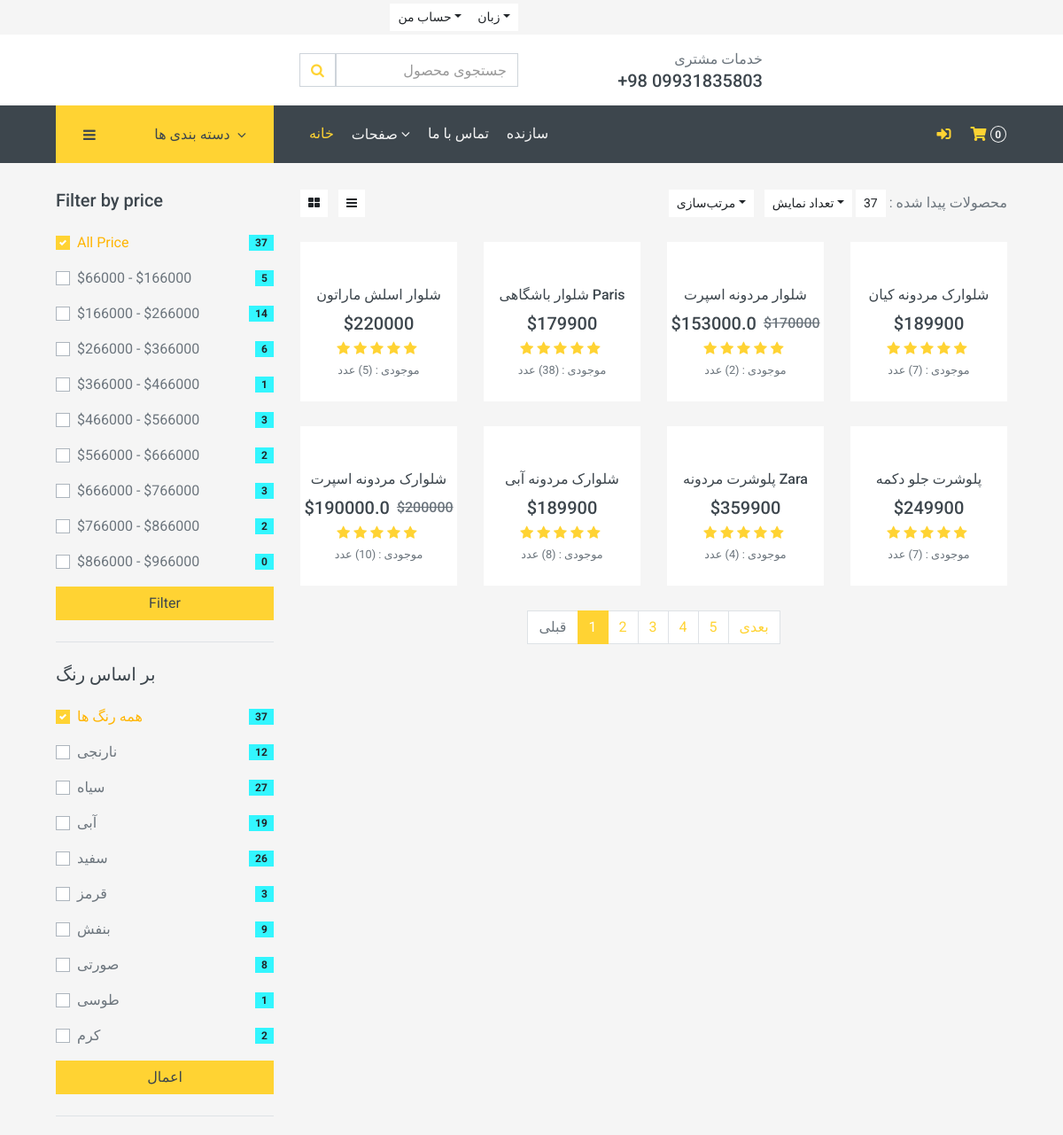
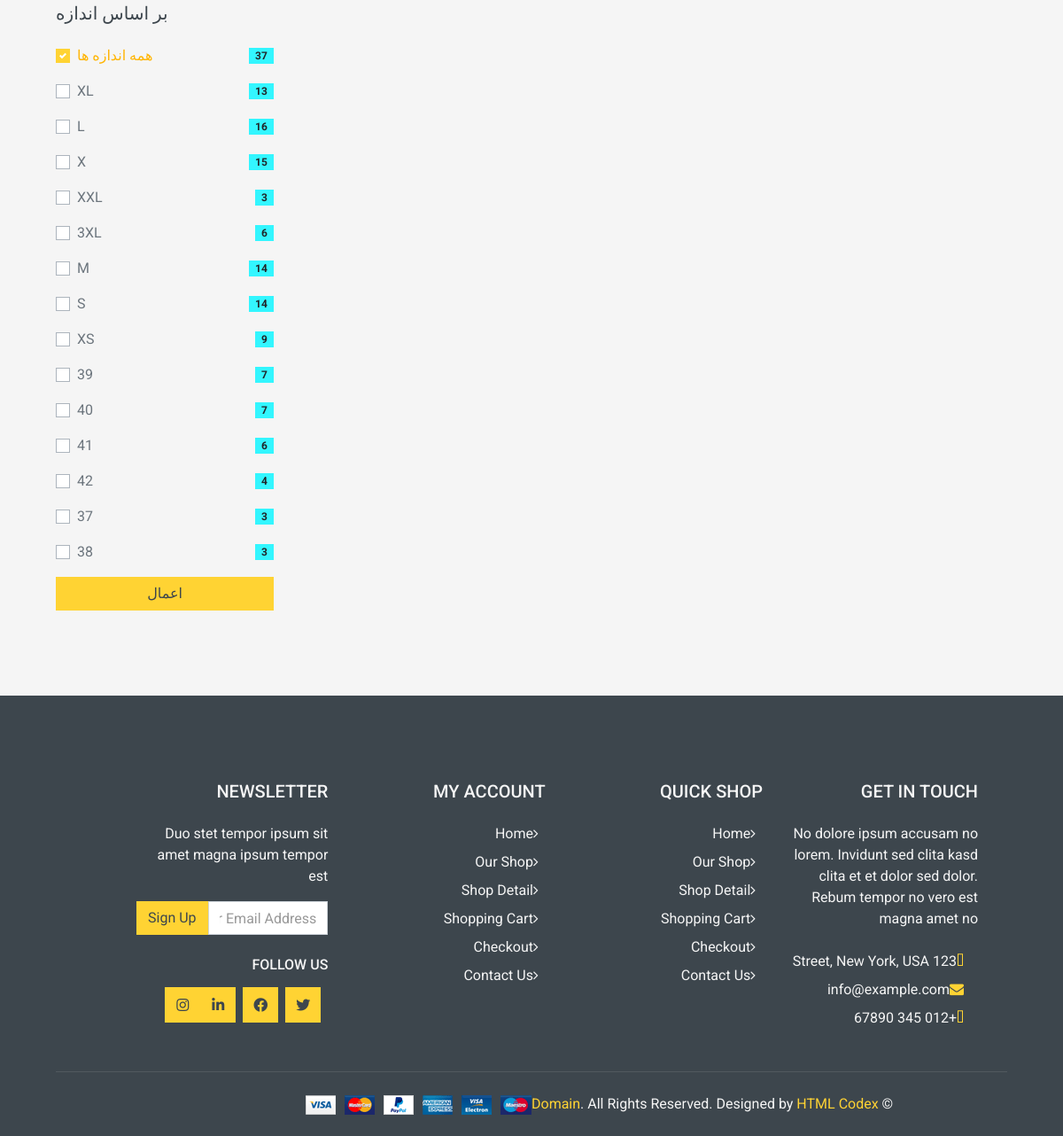
/store/, run on the app's committed database (2 pictures, top to bottom).
### store/models.py (models this page shows, shortened)
class Variation(models.Model):
    variation_category = models.CharField(
        _("تنوع دسته بندی"), max_length=120, choices=variation_category_choice)
    variation_value = models.CharField(_("مقدار تنوع"), max_length=120)
    is_active = models.BooleanField(_("فعال است؟"), default=True)
    create_date = models.DateTimeField(
        _("زمان ایجاد"), auto_now=True, auto_now_add=False)
    class Meta:
        verbose_name = ("واریانت")
        verbose_name_plural = ("واریانت ها")

class Product(models.Model):
    title = models.CharField(max_length=50, unique=True)
    slug = models.SlugField(max_length=50, unique=True)
    concise = models.TextField(max_length=500, blank=True)
    description = models.TextField(blank=True,)
    variation = models.ManyToManyField(
        Variation, related_name='variation_products')
    price = models.IntegerField(default=0)
    image = models.ImageField(upload_to='images/product_images',
                              height_field=None,
                              width_field=None,
                              max_length=None)
    stock = models.IntegerField()
    is_available = models.BooleanField(default=False)
    category = models.ForeignKey(
        Category, verbose_name='دسته بندی', on_delete=models.CASCADE, related_name='category_products')
    created_date = models.DateField(auto_now=False, auto_now_add=True)
    modified_date = models.DateTimeField(auto_now=True, auto_now_add=False)
    discount = models.IntegerField(default=0,)
    @property
    def discount_price(self):
        return self.price * (1-(self.discount / 100))
    def get_url(self):
        return reverse('products_detail', args=[self.category.slug, self.slug])
    class Meta:
        verbose_name = ("محصول")
        verbose_name_plural = ("محصولات")

### store/views.py (the view)
# urls.py: path('', StoreView.as_view(), name='store'),
class StoreView(ListView):
    model = Product
    template_name = 'store/store.html'
    context_object_name = 'products'
    paginate_by = 8
    def get_paginate_by(self, queryset):
        page_size = self.request.GET.get('page_size', 8)
        try:
            page_size = int(page_size)
        except ValueError:
            page_size = 8
        return page_size
    def get_queryset(self):
        queryset = super().get_queryset().filter(is_available=True)
        active_variations = Variation.objects.filter(is_active=True)
        self.all_variations = active_variations
        sort_option = self.request.GET.get('sort')
        if sort_option == 'latest':
            queryset = queryset.order_by('-created_date')
        elif sort_option == 'min_price':
            queryset = queryset.order_by('price')
        elif sort_option == 'max_price':
            queryset = queryset.order_by('-price')
        elif sort_option == 'most_discount':
            queryset = queryset.order_by('-discount')
        category_slug = self.kwargs.get('category_slug')
        if category_slug:
            main_category = Category.objects.get(slug=category_slug)
            related_categories = main_category.get_all_subcategories()
            all_category_ids = [cat.id for cat in related_categories]
            queryset = queryset.filter(category__id__in=all_category_ids)
        products_with_prices = queryset.exclude(price__isnull=True)
        min_price = products_with_prices.aggregate(
            min_price=Min('price'))['min_price'] or 0
        max_price = products_with_prices.aggregate(
            max_price=Max('price'))['max_price'] or 0
        self.min_price = min_price
        self.max_price = max_price
        price_ranges = []
        price_step = 100000
        current_min = min_price
        current_max = min_price + price_step
        while current_max <= max_price:
            price_range = f'${current_min:.0f} - ${current_max:.0f}'
            products_in_range = products_with_prices.filter(
                price__gte=current_min, price__lt=current_max)
            product_count = products_in_range.count()
            price_ranges.append((price_range, product_count))
            current_min += price_step
            current_max += price_step
        self.price_ranges = price_ranges
        selected_sizes = self.request.GET.getlist('size')
        if selected_sizes:
            queryset = queryset.filter(
                variation__variation_value__in=selected_sizes, variation__variation_category='size')
        selected_colors = self.request.GET.getlist('color')
        if selected_colors:
            queryset = queryset.filter(
                variation__variation_value__in=selected_colors, variation__variation_category='color')
        return queryset
    def get_context_data(self, **kwargs):
        context = super().get_context_data(**kwargs)
        queryset = self.get_queryset()
        context['product_count'] = self.get_queryset().count()
        selected_colors = self.request.GET.getlist('color')
        all_colors = Variation.objects.filter(variation_category='color', is_active=True).values_list(
            'variation_value', flat=True).distinct()
        context['all_colors'] = all_colors
        context['selected_colors'] = selected_colors
        context['color_product_counts'] = {color: queryset.filter(
            variation__variation_value=color, variation__variation_category='color').count() for color in all_colors}
        selected_sizes = self.request.GET.getlist('size')
        all_sizes = Variation.objects.filter(variation_category='size', is_active=True).values_list(
            'variation_value', flat=True).distinct()
        context['all_sizes'] = all_sizes
        context['selected_sizes'] = selected_sizes
        context['size_product_counts'] = {size: queryset.filter(
            variation__variation_value=size, variation__variation_category='size').count() for size in all_sizes}
        color_product_counts = {color: self.get_queryset().filter(
            variation__variation_value=color, variation__variation_category='color').count() for color in all_colors}
        context['color_product_counts'] = color_product_counts
        size_product_counts = {size: self.get_queryset().filter(
            variation__variation_value=size, variation__variation_category='size').count() for size in all_sizes}
        context['size_product_counts'] = size_product_counts
        context['all_colors'] = Variation.objects.filter(
            variation_category='color', is_active=True).values_list('variation_value', flat=True).distinct()
        context['all_sizes'] = Variation.objects.filter(
            variation_category='size', is_active=True).values_list('variation_value', flat=True).distinct()
        context['color_product_counts'] = {color: self.get_queryset().filter(
            variation__variation_value=color, variation__variation_category='color').count() for color in context['all_colors']}
        context['size_product_counts'] = {size: self.get_queryset().filter(
            variation__variation_value=size, variation__variation_category='size').count() for size in context['all_sizes']}
        context['price_ranges'] = self.price_ranges
        context['selected_price_range'] = self.request.GET.getlist('price')
        context['sort'] = self.request.GET.get('sort')
        context['page_size'] = self.get_paginate_by(self.get_queryset())
        return context

### templates/store/store.html (shortened to what this page needs)
{% extends "base.html" %}
{% load static %}
{% load custom_tags %}
{% block main %}
    <div class="container-fluid">
        <div class="row px-xl-5">
                <div class="col-lg-3 col-md-4">
                    <div class="border-bottom mb-4 pb-4">
                        <h5 class="font-weight-semi-bold mb-4">Filter by price</h5>
                        <form method="get" action="{% url 'store' %}">
                            <div class="custom-control custom-checkbox d-flex align-items-center mb-3">
                                <label class="custom-control-label" for="price-all">All Price</label>
                                <span class="badge badge-primary badge-pill ml-auto">{{ product_count }}</span>
                            </div>
                            {% for price_range, count in price_ranges %}
                            <div class="custom-control custom-checkbox d-flex align-items-center mb-3">
                                <label class="custom-control-label" for="price-{{ forloop.counter }}">{{ price_range }}</label>
                                <span class="badge badge-primary badge-pill ml-auto">{{ count }}</span>
                            </div>
                            {% endfor %}
                            <button type="submit" class="btn btn-primary btn-block">Filter</button>
                        </form>
                    </div>
                    <div class="border-bottom mb-4 pb-4">
                        <h5 class="font-weight-semi-bold mb-4">بر اساس رنگ</h5>
                        <form method="get" action="{% url 'store' %}">
                            <div class="custom-control custom-checkbox d-flex align-items-center mb-3">
                                <label class="custom-control-label" for="color-all">همه رنگ ها</label>
                                <span class="badge badge-primary badge-pill ml-auto">{{ product_count }}</span>
                            </div>
                            {% for color in all_colors %}
                            <div class="custom-control custom-checkbox d-flex align-items-center mb-3">
                                <label class="custom-control-label" for="color-{{ color }}">{{ color }}</label>
                                <span class="badge badge-primary badge-pill ml-auto">{{ color_product_counts|get_item:color }}</span>
                            </div>
                            {% endfor %}
                            <button type="submit" class="btn btn-primary btn-block">اعمال</button>
                        </form>
                    </div>
                    <div class="mb-4 pb-4">
                        <h5 class="font-weight-semi-bold mb-4">بر اساس اندازه</h5>
                        <form method="get" action="{% url 'store' %}">
                            <div class="custom-control custom-checkbox d-flex align-items-center mb-3">
                                <label class="custom-control-label" for="size-all">همه اندازه ها</label>
                                <span class="badge badge-primary badge-pill ml-auto">{{ product_count }}</span>
                            </div>
                            {% for size in all_sizes %}
                            <div class="custom-control custom-checkbox d-flex align-items-center mb-3">
                                <label class="custom-control-label" for="size-{{ size }}">{{ size }}</label>
                                <span class="badge badge-primary badge-pill ml-auto">{{ size_product_counts|get_item:size }}</span>
                            </div>
                            {% endfor %}
                            <button type="submit" class="btn btn-primary btn-block">اعمال</button>
                        </form>
                    </div>
                </div>
            <div class="col-lg-9 col-md-8">
                <div class="row pb-3">
                    <div class="col-12 pb-1">
                        <div class="d-flex align-items-center justify-content-between mb-4">
                            <div>
                                <button class="btn btn-sm btn-light"><i class="fa fa-th-large"></i></button>
                                <button class="btn btn-sm btn-light ml-2"><i class="fa fa-bars"></i></button>
                            </div>
                            <div class="ml-2">
                                <div class="btn-group" >
                                    <button type="button" class="btn btn-sm btn-light dropdown-toggle" data-toggle="dropdown">مرتب‌سازی</button>
                                </div>
                                <div class="btn-group ml-2">
                                    <button type="button" class="btn btn-sm btn-light dropdown-toggle" data-toggle="dropdown">تعداد نمایش</button>
                                </div>
                                <div class="btn-group">
                                    <span class="mr-md-auto"><b class="btn btn-sm btn-light" >{{ product_count }} </b> : محصولات پیدا شده </span>
                                </div>
                            </div>
                        </div>
                    </div>
                    {% if products %}
                        {% for product in products %}
                        <div class="col-lg-4 col-md-6 col-sm-6 pb-1">
                            <div class="product-item bg-light mb-4">
                                <div class="product-img position-relative overflow-hidden">
                                    <div class="product-action">
                                    </div>
                                </div>
                                <div class="text-center py-4">
                                    <a class="h6 text-decoration-none text-truncate" href="{{product.get_url}}">{{product.title}}</a>
                                    <div class="d-flex align-items-center justify-content-center mt-2">
                                        {% if product.discount == 0 %}
                                        <h5>${{product.price}}</h5>
                                        {% endif %}
                                        {% if product.discount > 0 %}
                                        <h5>${{product.discount_price}}</h5>
                                        <h6 class="text-muted ml-2"><del>${{product.price}}</del></h6>
                                        {% endif %}
                                    </div>
                                    <div class="d-flex align-items-center justify-content-center mb-1">
                                        <small class="fa fa-star text-primary mr-1"></small>
                                        <small class="fa fa-star text-primary mr-1"></small>
                                        <small class="fa fa-star text-primary mr-1"></small>
                                        <small class="fa fa-star text-primary mr-1"></small>
                                        <small class="fa fa-star text-primary mr-1"></small>
                                    </div>
                                    <small>موجودی : ({{product.stock}}) عدد</small>
                                </div>
                            </div>
                        </div>
                        {% endfor %}
                    {% else %}
                        <div>
                            <h2>موردی پیدا نشد</h2>
                        </div>
                    {% endif %}
                    <div class="col-12">
                        <nav>
                            {% if page_obj.has_other_pages %}
                            <ul class="pagination justify-content-center">
                                {% if page_obj.has_previous %}
                                    <li class="page-item"><a class="page-link" href="?page={{ page_obj.previous_page_number }}">قبلی</a></li>
                                {% else %}
                                    <li class="page-item disabled"><a class="page-link" href="#">قبلی</a></li>
                                {% endif %}
                                {% for i in page_obj.paginator.page_range %}
                                    {% if page_obj.number == i %}
                                        <li class="page-item active"><a class="page-link" href="#">{{ i }}</a></li>
                                    {% else %}
                                        <li class="page-item"><a class="page-link" href="?page={{ i }}">{{ i }}</a></li>
                                    {% endif %}
                                {% endfor %}
                                {% if page_obj.has_next %}
                                    <li class="page-item"><a class="page-link" href="?page={{ page_obj.next_page_number }}">بعدی</a></li>
                                {% else %}
                                    <li class="page-item disabled"><a class="page-link" href="#">بعدی</a></li>
                                {% endif %}
                            </ul>
                        {% endif %}
                        </nav>
                    </div>
                </div>
            </div>
        </div>
    </div>
{% endblock main %}

### data on the page
Variation: variation_value "نارنجی", color_product_counts "12"
Variation: variation_value "سیاه", color_product_counts "27"
Variation: variation_value "آبی", color_product_counts "19"
Variation: variation_value "سفید", color_product_counts "26"
Variation: variation_value "قرمز", color_product_counts "3"
Variation: variation_value "بنفش", id "9"
Variation: variation_value "صورتی", color_product_counts "8"
Variation: variation_value "طوسی", is_active "1"
Variation: variation_value "کرم", color_product_counts "2"
Product: title "شلوار اسلش ماراتون", price "220000", stock "5"
Product: title "شلوار باشگاهی Paris", price "179900", stock "38"
Product: title "شلوار مردونه اسپرت", discount_price "153000.0", price "170000", stock "2"
Product: title "شلوارک مردونه کیان", price "189900", stock "7"
Product: title "شلوارک مردونه اسپرت", discount_price "190000.0", price "200000", stock "10"
Product: title "شلوارک مردونه آبی", price "189900", stock "8"
Product: title "پلوشرت مردونه Zara", price "359900", stock "4"
Product: title "پلوشرت جلو دکمه", price "249900", stock "7"

### other printed values
{{ cart_count }} "0"
{{ product_count }} "37"
{{ price_range }} "$66000 - $166000" "$166000 - $266000" "$266000 - $366000" "$366000 - $466000" "$466000 - $566000" "$566000 - $666000" "$666000 - $766000" "$766000 - $866000" "$866000 - $966000"
{{ count }} "5" "14" "6" "1" "3" "2" "3" "2" "0"
{{ size }} "XL" "L" "X" "XXL" "3XL" "M" "S" "XS" "39" "40" "41" "42" "37" "38"
{{ size_product_counts|get_item:size }} "13" "16" "15" "3" "6" "14" "14" "9" "7" "7" "6" "4" "3" "3"
{{ i }} "1"
{{ i }} "2" "3" "4" "5"
